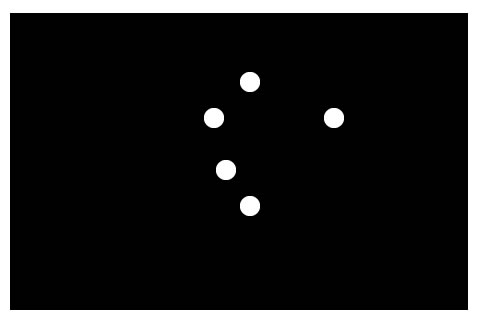
//> input picture server/connected-mt.jpg, 480 x 320 px
$ ./server ../connected-mt.jpg   (built with g++ and OpenCV 4)
//> lines starting //> are read from the running program, lines starting //| are printed output that depends on the picture; after the words box and inside, x2 and y2 are one past the last pixel; in counts of white or black regions, pixels touching at a corner belong together
#include <opencv2/opencv.hpp>
#include <tesseract/baseapi.h>
#include <leptonica/allheaders.h>
#include <algorithm>
#include <set>
#include <map>


using namespace std;
using namespace cv;

Mat threshold (Mat img, int radius) {
	Mat outImg(img.size(), CV_8UC1);
	// for each pixel
	for (int y = 0; y < img.rows; y++){
		for (int x = 0; x < img.cols; x++){
			//cout << "( " << x << ", " << y << ") ";
			//cout << " out of : ";
			//cout << "( " << img.cols << ", " << img.rows << ")\n";
			// get the average value of surrounding pixels
			float avg = 0;
			int count = 0;

			// loop through surrounding pixels
			for(int j = -radius; j <= radius; j++){
				if(y+j < 0 or y+j >= img.rows) continue; // next if the neighbor doesnt exit (y)
				for(int i = -radius; i <= radius; i++){
					if(x+i < 0 or x+i >= img.rows) continue; // next if the neighbor doesnt exit (x)

					avg += img.at<uchar>(y+j,x+i);
					count ++;
				}
			}
			avg /= count;

			outImg.at<uchar>(y,x) = (img.at<uchar>(y, x) < avg * 0.9) * 255;

		}
	}

	return outImg;
}


Mat blobExtract( Mat binImg, map<int,int>& stats){
	Mat blobImg(binImg.size(), CV_32SC1, Scalar(0));
	int label = 0;
	map <int,set<int>> labelEqvs;

	// first pass
	for (int y = 0; y < binImg.rows; y++){
		for (int x = 0; x < binImg.cols; x++){
			uchar& currentPx = binImg.at<uchar>(y,x);
			int& currentLabel = blobImg.at<int>(y,x);

			if( currentPx >  0 ){
				// intialize variable to store top and left data (-1 means never set)
				int top = -1;
				int left = -1;
				// if the top/left exists, then get its value from binImg
				if ( y > 0 ) top = binImg.at<uchar>(y-1, x);
				if ( x > 0 ) left = binImg.at<uchar>(y, x-1);
				// if they both are not foreground pixels
				if (top <= 0 and left <= 0) {
					label+= 1;
					currentLabel = label;
					// otherwise at least one of them is foreground
				} else {
					// if the top is foreground, then set the current label to its label
					int toplbl = 0;
					int leftlbl = 0;
					if ( top > 0 ) {
						toplbl = blobImg.at<int>(y-1, x);
						currentLabel = toplbl;
					}
					if ( left > 0 ){
						leftlbl = blobImg.at<int>(y, x-1);
						currentLabel = blobImg.at<int>(y, x-1);
					}
					// if they both are foreground
					if ( top > 0 and left > 0 and toplbl != leftlbl ){
						// set the label to the lowest one and record the conflict
						currentLabel = ( toplbl < leftlbl ? toplbl: leftlbl);
						labelEqvs[toplbl].insert(leftlbl);
						labelEqvs[leftlbl].insert(toplbl);
					}
				}
			}
			//cout << "label: " << label << endl;
		}
	}
	// [9 lines of commented-out code are left out]
	map <int,int> simpleEqvs;

	for (auto const& eqv: labelEqvs){
		int crnt = eqv.first;
		while (labelEqvs[crnt].size() > 0){
			if(*labelEqvs[crnt].begin() < crnt){
				crnt = *labelEqvs[crnt].begin();
			} else {
				break;
			}
		}
		simpleEqvs[eqv.first] = crnt;
	}
	/*
	   for (auto const& eqv : simpleEqvs) {
	   cout << eqv.first << " : ";
	   cout << eqv.second << '\n';
	   }
	   */
	// second pass
	for (int y = 0; y < blobImg.rows; y++){
		for (int x = 0; x < blobImg.cols; x++){
			int& currentLabel = blobImg.at<int>(y,x);
			// get the first element of the set/ the lowest equivalent
			currentLabel = simpleEqvs[currentLabel];
			// update the number of pixes in this label
			if (stats.count(currentLabel)==0) {
				stats[currentLabel] = 1;
			} else {
				stats[currentLabel]++;
			}
		}
	}
	// [8 lines of commented-out code are left out]
	return blobImg;
}

template <typename fType, typename sType>
bool compare2nd (const pair<fType, sType>& p1, const pair<fType, sType>& p2){
	return p1.second < p2.second;
}

bool fits (int num, set<int> vec, int thresh ){
	bool pass = true;
	for( auto elem : vec )
		if (abs (num - elem) < thresh ) { pass = false; break; }

	return pass;
}

vector<Point2f> getCorners(Size pSize){
	vector<Point2f> corners = {
		Point2f(0,0),
		Point2f(pSize.width, 0),
		Point2f(pSize.height, pSize.width),
		Point2f(0, pSize.height)
	};
	return corners;
}

vector<Point2f> getSudokuCorners(Mat blobs, int puzzlelbl){
	// isolate/mask the blob of label `puzzlelbl`
	// and calculate the distances from each img corner to each mask pixel

	// save the corners of the original image
	vector<Point2f> imageConers = getCorners(blobs.size());

	// this is where the mask image will go
	Mat puzzleMask(blobs.size(), CV_8UC1, Scalar(0));

	// create 4 matrices to hold the distances for each pixel
	Mat dists[4];
	for (int i=0; i<4; i++) dists[i] = Mat(blobs.size(), CV_32SC1, Scalar(0));

	// for each pixel
	for (int y = 0; y < blobs.rows; y++){ for (int x = 0; x < blobs.cols; x++){
		// get its label (ref)
		int& current = blobs.at<int>(y,x);
		// get it mask value (ref)
		uchar& mcurrent = puzzleMask.at<uchar>(y,x);

		if (current == puzzlelbl){
			mcurrent = 1; // we care about it
			// get its distance from each corner
			for(int i=0; i<4; i++)
				dists[i].at<int>(y,x) = abs(y - imageConers[i].y) + abs(x - imageConers[i].x);
		} else {
			mcurrent = 0; // we dont care about it
		}
	} }

	// [7 lines of commented-out code are left out]
	Point sdkCorners[4];
	for(int i = 0; i < 4; i++){
		minMaxLoc(dists[i], NULL, NULL, &sdkCorners[i], NULL, puzzleMask);
	}

	// convert the point type
	vector<Point2f> sdkCornersF (4);
	for(int i = 0; i < 4; i++) sdkCornersF[i] = sdkCorners[i];
	return sdkCornersF;
}

void getHVLinePos(Mat image, vector<int>& vPos, vector<int>& hPos){
	cv::Mat imageC;
	cv::Canny(image,imageC,30,20);

	Mat imageL = Mat(image.size(), CV_32FC1, Scalar(0));

	vector<Vec2f> lines;
	HoughLines(imageC, lines, 1, CV_PI/180, 80, 0, 0 );

	set<int> xs = {0, image.cols-1};
	set<int> ys = {0, image.rows-1};
	for( size_t i = 0; i < lines.size(); i++ ){
		float rho = lines[i][0], theta = lines[i][1];
		double a = cos(theta), b = sin(theta);
		int x0 = a*rho, y0 = b*rho;

		float gap = 0.05*image.cols;
		int degThresh = 2;
		theta  = theta * 180/CV_PI;
		bool draw = false;
		if( (theta < degThresh or 180 - degThresh < theta) and fits(x0, xs, gap)) {
			xs.insert(x0); draw = true;
		}

		if( abs(theta - 90) < degThresh and fits(y0, ys, gap)) {
			ys.insert(y0); draw = 1;
		}

			if (draw){
				Point pt1, pt2;
				pt1.x = cvRound(x0 + 1000*(-b));
				pt1.y = cvRound(y0 + 1000*(a));
				pt2.x = cvRound(x0 - 1000*(-b));
				pt2.y = cvRound(y0 - 1000*(a));
				line( imageL, pt1, pt2, 255, 1);
			}
	}
	imshow("imageC", imageC);
	imshow("imageL", imageL);
	vPos = vector<int>(xs.begin(), xs.end());
	hPos = vector<int>(ys.begin(), ys.end());
}

int main(int argc, char** argv )
{
	// Read image
	Mat orig = imread(argv[1], IMREAD_COLOR );
//> orig is the input picture: 320 rows x 480 cols, CV_8UC3; min 0, max 255, mean 32.7
	imshow("Orig", orig);

	Mat gray; cvtColor(orig, gray, CV_RGB2GRAY);

	// radius based thersholding
	Mat black = threshold(gray, 5);
//> after the loop in threshold, `for (int y = 0; y < img.rows; y++)`:
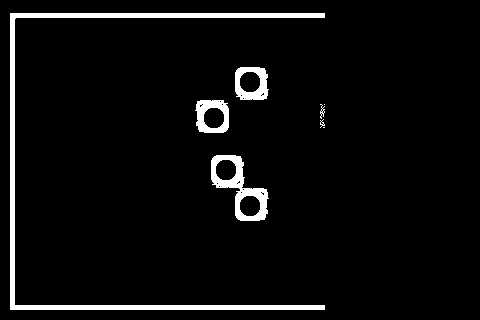
//> outImg: 320 rows x 480 cols, CV_8UC1; 4.8% white; 8 white regions (3 under 20 px), largest, box (x1, y1, x2, y2) and area: (10, 13, 325, 310) 4586, (211, 155, 269, 221) 1353, (235, 67, 269, 100) 675, (195, 100, 229, 133) 675, (320, 104, 325, 119) 32

	// blob extraction - https://en.wikipedia.org/wiki/Connected-component_labeling
	// graph theory
	map<int, int> stats;
	Mat blobs = blobExtract(black, stats);
//> the loop in blobExtract, `for (int y = 0; y < binImg.rows; y++)` made 320 passes
//> label on passes 1 to 3: 0, 0, 0
//> after the loop in blobExtract, `for (int y = 0; y < binImg.rows; y++)`: label = 73; labelEqvs = 52 items
//> the loop in blobExtract, `for (auto const& eqv: labelEqvs)` made 52 passes
//> crnt on passes 1 to 12: 2, 2, 2, 2, 2, 2, 2, 2, 2, 2, 2, 2
//> after the loop in blobExtract, `for (int y = 0; y < blobImg.rows; y++)`:
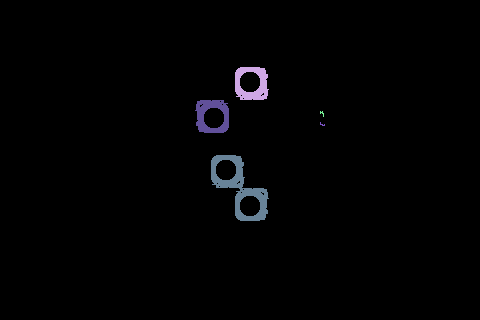
//> blobImg: 320 rows x 480 cols, CV_32SC1; 6 distinct labels, from 0 to 52; one colour per label, 0 black
//> after the loop in blobExtract, `for (int y = 0; y < blobImg.rows; y++)`: stats = 6 items
//> stats = 6 items

	// find the blob label with the most elements
	//https://stackoverflow.com/questions/30611709/find-element-with-max-value-from-stdmap
	stats[0] = 0;
	auto maxlbl_count = std::max_element(stats.begin(), stats.end(), compare2nd<int,int>);
	int maxlbl = maxlbl_count -> first;
//> maxlbl = 52
	cout << "maxlbl: " << maxlbl << endl;
//| maxlbl: 52

	// get the corners of the original sudoku puzzle
	vector<Point2f> sdkCorners = getSudokuCorners(blobs, maxlbl);
//> after the loop in getSudokuCorners, `for (int y = 0; y < blobs.rows; y++){ for (int x = 0; x < blobs.cols; ..`: dists[0]: 320 rows x 480 cols, CV_32SC1; 115 distinct labels, from 0 to 483
//> after the loop in getSudokuCorners, `for (int y = 0; y < blobs.rows; y++){ for (int x = 0; x < blobs.cols; ..`: dists[1]: 320 rows x 480 cols, CV_32SC1; 67 distinct labels, from 0 to 461
//> after the loop in getSudokuCorners, `for (int y = 0; y < blobs.rows; y++){ for (int x = 0; x < blobs.cols; ..`: dists[2]: 320 rows x 480 cols, CV_32SC1; 115 distinct labels, from 0 to 430
//> after the loop in getSudokuCorners, `for (int y = 0; y < blobs.rows; y++){ for (int x = 0; x < blobs.cols; ..`: dists[3]: 320 rows x 480 cols, CV_32SC1; 67 distinct labels, from 0 to 404
//> the loop in getSudokuCorners, `for(int i = 0; i < 4; i++)` made 4 passes
//> pass 1, in getSudokuCorners, `minMaxLoc(dists[i], NULL, NULL, &sdkCorners[i], NULL, puzzleMask);`:
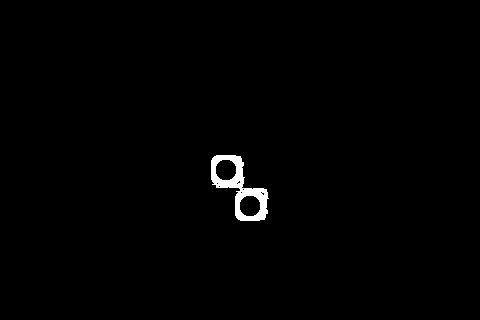
//> puzzleMask: 320 rows x 480 cols, CV_8UC1; values 0 (black) and 1 (white), 0.88% white; 1 white region, box (x1, y1, x2, y2) and area: (211, 155, 269, 221) 1353
//> sdkCorners = 4 Points (x, y): [214, 156], [240, 156], [264, 219], [236, 217]

	// create a square matrix to put the puzzle in
	Mat puzzle = Mat( 240, 240, CV_32FC1, Scalar(0));

	// get the corners of the puzzle image
	vector<Point2f> puzzleCorners = getCorners(puzzle.size());

	// transform the original sudoku puzzle to the new square matrix
	Mat HTranform = findHomography(sdkCorners, puzzleCorners,  RANSAC);
//> HTranform = [[13.82, -4.99, -2180.5], [8.23e-16, 5.99, -933.7], [0.00175, 0.000504, 1]]
	warpPerspective(gray, puzzle, HTranform, puzzle.size());
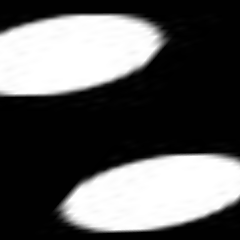
//> puzzle: 240 rows x 240 cols, CV_8UC1; min 0, max 255, mean 91.7
	imshow("puzzle", puzzle);

	// get the positions of all the vertival and horizontal lines
	vector<int> vPos, hPos;
	getHVLinePos(puzzle, vPos, hPos);
//> in getHVLinePos, `cv::Canny(image,imageC,30,20);`:
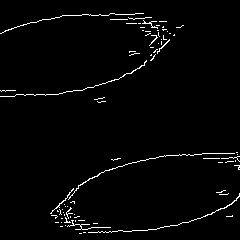
//> imageC: 240 rows x 240 cols, CV_8UC1; 2.3% white in thin lines or dots
//> in getHVLinePos, `HoughLines(imageC, lines, 1, CV_PI/180, 80, 0, 0 );`: lines = empty
//> after the loop in getHVLinePos, `for( size_t i = 0; i < lines.size(); i++ )`: imageL: 240 rows x 240 cols, CV_32FC1; every value is 0
//> vPos = [0, 239]; hPos = [0, 239]

	// calculate the number of cols and rows
	int sdkCols = vPos.size()-1;
//> sdkCols = 1
	int sdkRows = hPos.size()-1;
//> sdkRows = 1
	cout << "sdkCols: " << sdkCols << "\n";
//| sdkCols: 1
	cout << "sdkRows: " << sdkRows << "\n";
//| sdkRows: 1

	map<int, int> cellStats;
//> (the run ends here: the program needs code that is not available in this run, at `tesseract::TessBaseAPI *api = new tesseract::TessBaseAPI();`)
